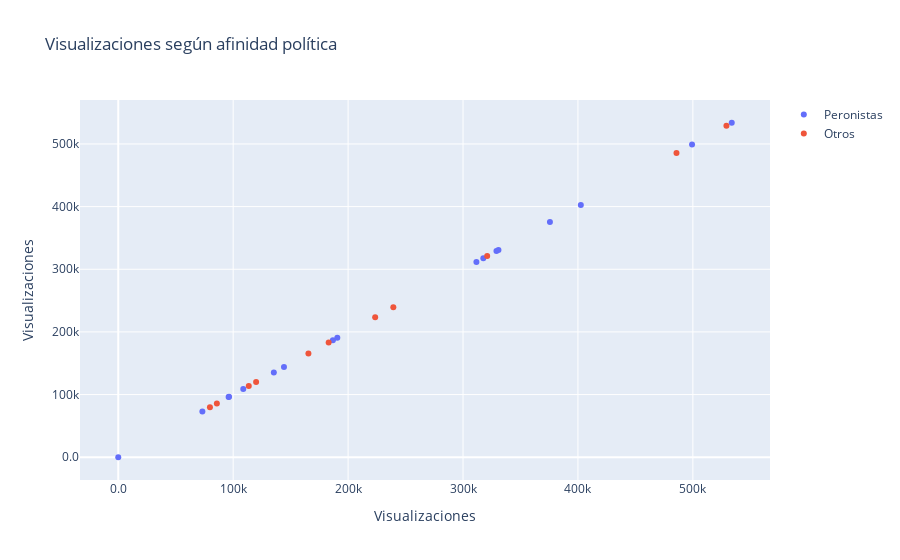

Here is the notebook cell this chart was saved with:
### Markdown cell above
### Gráfico 2

### Code cell
import plotly.graph_objects as go

# Creaamos la figura
fig = go.Figure()

# Gráfico interactivo para los videos peronistas
fig.add_trace(go.Scatter(
    x=df_peronistas['view_count'],
    y=df_peronistas['view_count'],
    mode='markers',
    hovertemplate='<b>%{text}</b><br>Visualizaciones: %{x}<extra></extra>',
    text=df_peronistas[['video_title', 'afinidad_politica']],
    name='Peronistas'
))

# Gráfico interactivo para los videos no peronistas
fig.add_trace(go.Scatter(
    x=df_no_peronistas['view_count'],
    y=df_no_peronistas['view_count'],
    mode='markers',
    hovertemplate='<b>%{text}</b><br>Visualizaciones: %{x}<extra></extra>',
    text=df_no_peronistas[['video_title', 'afinidad_politica']],
    name='Otros'
))

# Configuración de ejes
fig.update_layout(
    xaxis=dict(
        tickformat='.2s',
        title='Visualizaciones'
    ),
    yaxis=dict(
        tickformat='.2s',
        title='Visualizaciones'
    ),
    title='Visualizaciones según afinidad política'
)

# Mostrar el gráfico interactivo
fig.show()

### Figure 1 — Plotly figure (JSON) as saved in the notebook; plotly's stock layout.template omitted (floating-point values rounded to 4 significant figures)
{"data": [{"hovertemplate": "<b>%{text}</b><br>Visualizaciones: %{x}<extra></extra>", "mode": "markers", "name": "Peronistas", "text": [["El Método Rebord #57 - Julio de Vido", "peronismo"], ["El Método Rebord #50 - Alberto Fernández", "peronismo"], ["El Método Rebord #47 - Máximo Kirchner", "peronismo"], ["El Método Rebord #46 - Emmanuel Alvarez Agis", "peronismo"], ["El Método Rebord #40 - Sergio Berni", "peronismo"], ["El Método Rebord #37 - Fernando Vaca Narvaja", "peronismo"], ["El Método Rebord #34 - Jorge Capitanich", "peronismo"], ["El Método Rebord #32 - Juan Grabois", "peronismo"], ["El Método Rebord #29 - Guillermo Moreno", "peronismo"], ["El Método Rebord #28 - Fernando &quot;Pato&quot; Galmarini", "peronismo"], ["El Método Rebord #20 - Carlos Corach", "peronismo"], ["El Método Rebord #15 - Leandro Santoro", "peronismo"], ["El Método Rebord #12 - Matías Kulfas", "peronismo"], ["El Método Rebord #9 - Mayra Arena", "peronismo"], ["El Método Rebord #4 - Ofelia Fernández", "peronismo"], ["El Método Rebord #2 - Pedro Rosemblat", "peronismo"], ["El Método Rebord #58 - Germán Beder", "peronismo"]], "type": "scatter", "x": [144204, 499274, 533830, 317681, 186770, 375621, 96034, 311651, 402512, 108797, 190626, 96376, 73195, 135382, 329098, 330833, 2], "y": [144204, 499274, 533830, 317681, 186770, 375621, 96034, 311651, 402512, 108797, 190626, 96376, 73195, 135382, 329098, 330833, 2]}, {"hovertemplate": "<b>%{text}</b><br>Visualizaciones: %{x}<extra></extra>", "mode": "markers", "name": "Otros", "text": [["El Método Rebord #53 - Carlos Melconian", "cambiemos"], ["El Método Rebord #42 - Cristian Ritondo", "cambiemos"], ["Cónclave #2 - Santi Maratea y Ofelia Fernández", null], ["Cónclave #1 - Carlos Maslatón e Iván Schargrodsky", "liberal"], ["El Método Rebord #33 - Jorge Altamira", "izquierda"], ["El Método Rebord #27 - Franco Rinaldi", "liberal"], ["El Método Rebord #23 - Sergio Chodos", null], ["El Método Rebord #19 - Gustavo Grobocopatel", null], ["El Método Rebord #14 - Diego Lagomarsino", null], ["El Método Rebord #7 - Carlos Maslatón", "liberal"], ["El Método Rebord #6 - Georgina Orellano", null]], "type": "scatter", "x": [321016, 79787, 223561, 485736, 165476, 183084, 113574, 119953, 239361, 529197, 85795], "y": [321016, 79787, 223561, 485736, 165476, 183084, 113574, 119953, 239361, 529197, 85795]}], "layout": {"autosize": true, "title": {"text": "Visualizaciones según afinidad política"}, "xaxis": {"autorange": true, "range": [-31870.0, 565700.0], "tickformat": ".2s", "title": {"text": "Visualizaciones"}, "type": "linear"}, "yaxis": {"autorange": true, "range": [-44050.0, 577900.0], "tickformat": ".2s", "title": {"text": "Visualizaciones"}, "type": "linear"}}}
